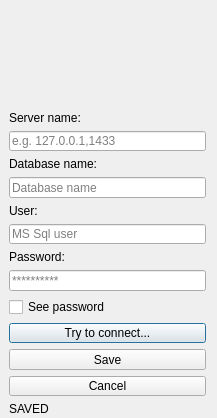
<?xml version="1.0" encoding="UTF-8"?>
<ui version="4.0">
 <class>DatabaseSetting</class>
 <widget class="QDialog" name="DatabaseSetting">
  <property name="geometry">
   <rect>
    <x>0</x>
    <y>0</y>
    <width>217</width>
    <height>418</height>
   </rect>
  </property>
  <property name="sizePolicy">
   <sizepolicy hsizetype="Preferred" vsizetype="Maximum">
    <horstretch>0</horstretch>
    <verstretch>0</verstretch>
   </sizepolicy>
  </property>
  <property name="windowTitle">
   <string>Database Settings</string>
  </property>
  <widget class="QWidget" name="verticalLayoutWidget">
   <property name="geometry">
    <rect>
     <x>9</x>
     <y>111</y>
     <width>197</width>
     <height>304</height>
    </rect>
   </property>
   <layout class="QVBoxLayout" name="verticalLayout_3">
    <item>
     <widget class="QLabel" name="label">
      <property name="sizePolicy">
       <sizepolicy hsizetype="Minimum" vsizetype="Maximum">
        <horstretch>0</horstretch>
        <verstretch>0</verstretch>
       </sizepolicy>
      </property>
      <property name="text">
       <string>Server name:</string>
      </property>
     </widget>
    </item>
    <item>
     <widget class="QLineEdit" name="ServerName">
      <property name="sizePolicy">
       <sizepolicy hsizetype="Expanding" vsizetype="Maximum">
        <horstretch>0</horstretch>
        <verstretch>0</verstretch>
       </sizepolicy>
      </property>
      <property name="text">
       <string/>
      </property>
      <property name="placeholderText">
       <string>e.g. 127.0.0.1,1433</string>
      </property>
     </widget>
    </item>
    <item>
     <widget class="QLabel" name="label_2">
      <property name="text">
       <string>Database name:</string>
      </property>
     </widget>
    </item>
    <item>
     <widget class="QLineEdit" name="DatabaseName">
      <property name="placeholderText">
       <string>Database name</string>
      </property>
     </widget>
    </item>
    <item>
     <widget class="QLabel" name="label_3">
      <property name="text">
       <string>User:</string>
      </property>
     </widget>
    </item>
    <item>
     <widget class="QLineEdit" name="User">
      <property name="placeholderText">
       <string>MS Sql user</string>
      </property>
     </widget>
    </item>
    <item>
     <widget class="QLabel" name="label_4">
      <property name="text">
       <string>Password:</string>
      </property>
     </widget>
    </item>
    <item>
     <widget class="QLineEdit" name="password">
      <property name="echoMode">
       <enum>QLineEdit::Password</enum>
      </property>
      <property name="placeholderText">
       <string>**********</string>
      </property>
     </widget>
    </item>
    <item>
     <widget class="QCheckBox" name="checkBox">
      <property name="text">
       <string>See password</string>
      </property>
     </widget>
    </item>
    <item>
     <widget class="QPushButton" name="pushButton">
      <property name="text">
       <string>Try to connect...</string>
      </property>
     </widget>
    </item>
    <item>
     <widget class="QPushButton" name="pushButton_2">
      <property name="toolTip">
       <string>Save configuration</string>
      </property>
      <property name="text">
       <string>Save</string>
      </property>
      <property name="checkable">
       <bool>false</bool>
      </property>
     </widget>
    </item>
    <item>
     <widget class="QPushButton" name="pushButton_3">
      <property name="text">
       <string>Cancel</string>
      </property>
     </widget>
    </item>
    <item>
     <widget class="QLabel" name="label_5">
      <property name="enabled">
       <bool>true</bool>
      </property>
      <property name="text">
       <string>SAVED</string>
      </property>
     </widget>
    </item>
   </layout>
  </widget>
  <widget class="QLabel" name="picture">
   <property name="geometry">
    <rect>
     <x>70</x>
     <y>10</y>
     <width>91</width>
     <height>91</height>
    </rect>
   </property>
   <property name="sizePolicy">
    <sizepolicy hsizetype="Expanding" vsizetype="Expanding">
     <horstretch>0</horstretch>
     <verstretch>0</verstretch>
    </sizepolicy>
   </property>
   <property name="maximumSize">
    <size>
     <width>100</width>
     <height>100</height>
    </size>
   </property>
   <property name="autoFillBackground">
    <bool>false</bool>
   </property>
   <property name="frameShape">
    <enum>QFrame::NoFrame</enum>
   </property>
   <property name="text">
    <string/>
   </property>
   <property name="pixmap">
    <pixmap resource="images.qrc">:/img/Img/db.png</pixmap>
   </property>
   <property name="scaledContents">
    <bool>true</bool>
   </property>
  </widget>
 </widget>
 <resources>
  <include location="images.qrc"/>
 </resources>
 <connections/>
</ui>
